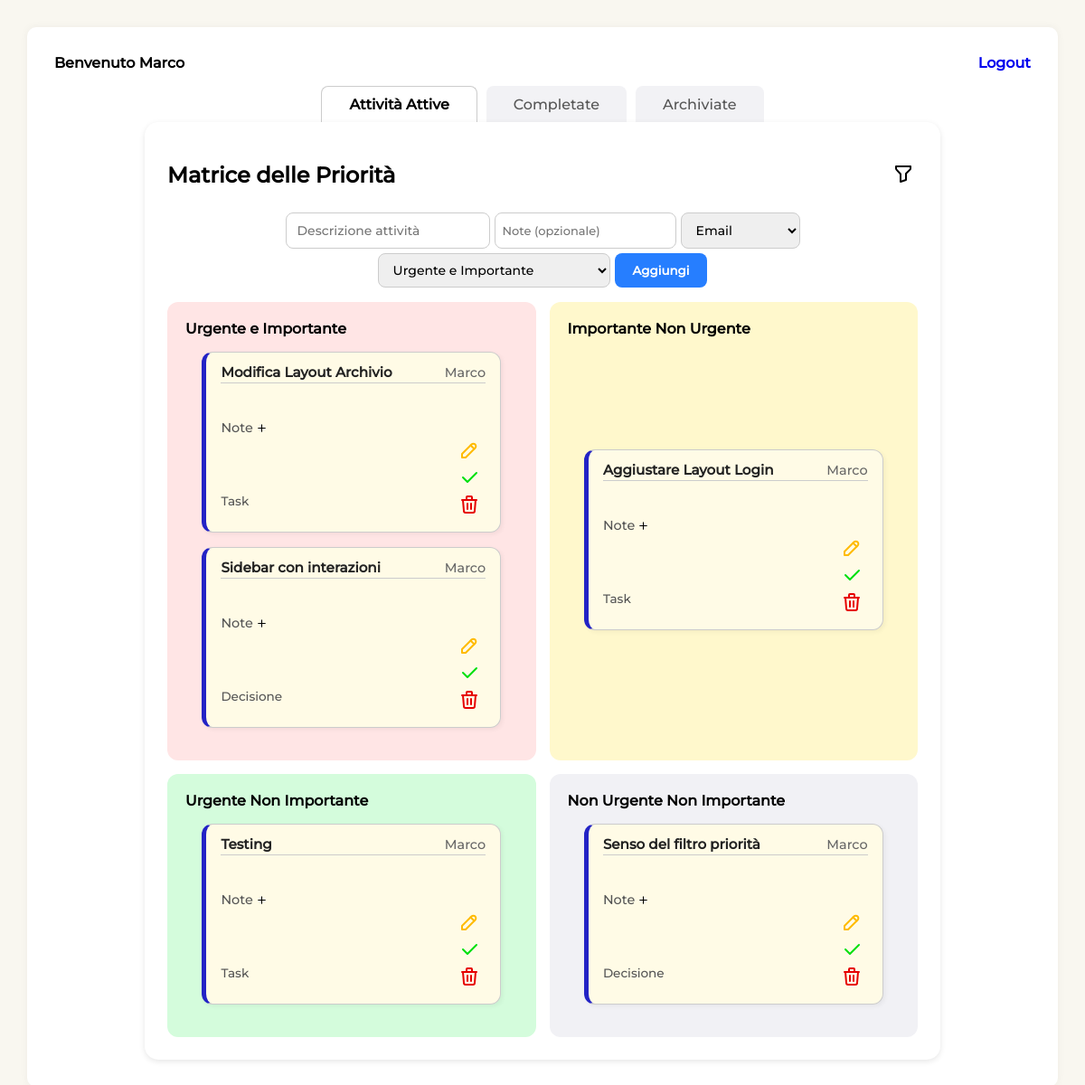
The app's page /home/ (signed in), older data.
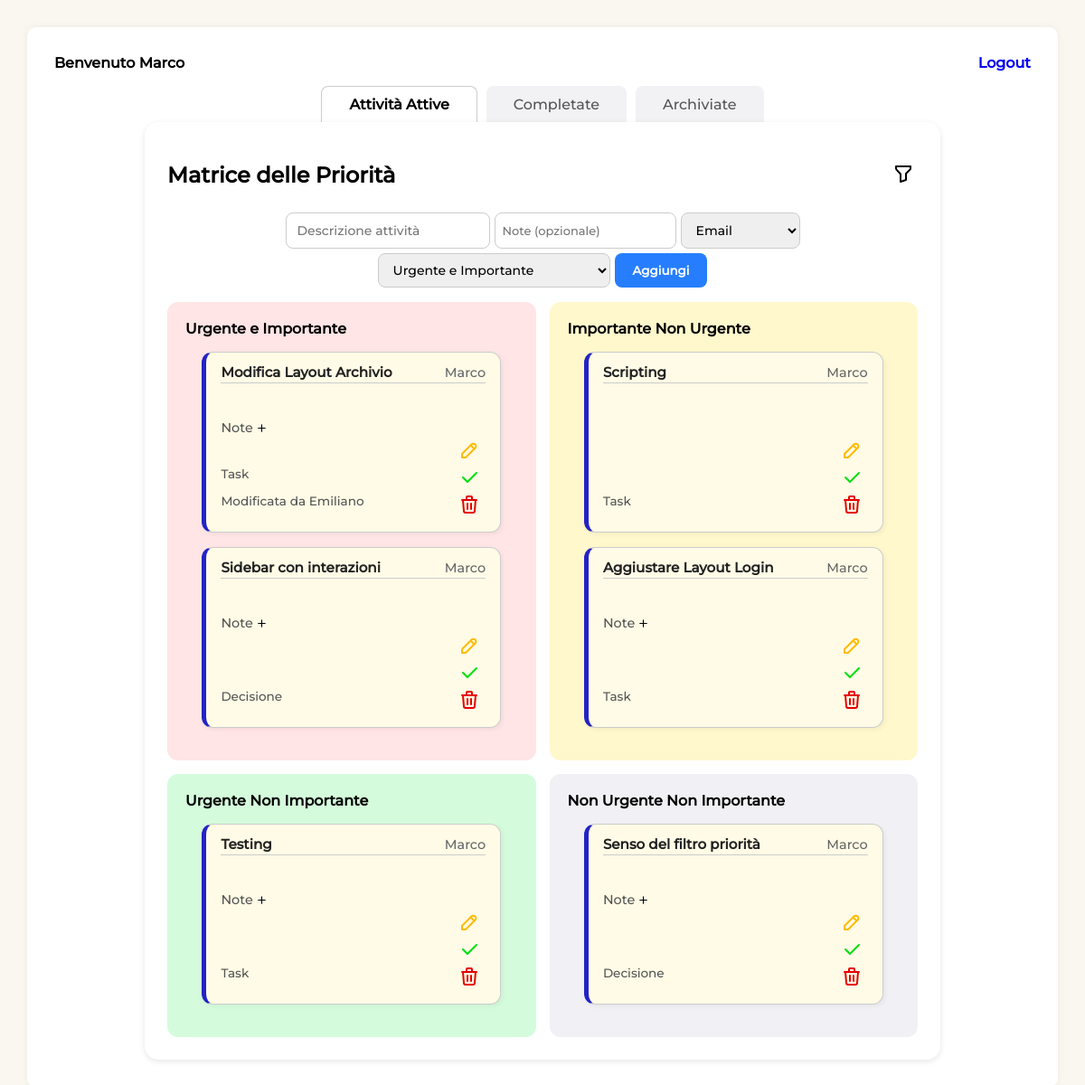
The same page, newer data.
### sbk_app/models.py (models this page shows, shortened)
class Task(models.Model):
    TIPO_CHOICES = [
        ('Email', 'Email'),
        ('Telefono', 'Telefono'),
        ('Documento', 'Documento'),
        ('Call', 'Call'),
        ('Task', 'Task'),
        ('Decisione', 'Decisione'),
    ]
    PRIORITA_CHOICES = [
        ('UI', 'Urgente e Importante'),
        ('IN', 'Importante Non Urgente'),
        ('UN', 'Urgente Non Importante'),
        ('NN', 'Non Urgente Non Importante'),
    ]
    descrizione = models.CharField(max_length=25)
    tipo = models.CharField(max_length=20, choices=TIPO_CHOICES)
    priorita = models.CharField(max_length=2, choices=PRIORITA_CHOICES)
    creatore = models.ForeignKey(User, on_delete=models.CASCADE)
    modificato_da = models.ForeignKey(User, on_delete=models.SET_NULL, null=True, blank=True, related_name='tasks_modifica')
    assegnato_a = models.ForeignKey(User, null=True, blank=True, on_delete=models.SET_NULL, related_name="task_assegnate")
    completata = models.BooleanField(default=False)
    archiviata = models.BooleanField(default=False)
    data_creazione = models.DateField(null=True, blank=True)
    data_completamento = models.DateField(null=True, blank=True)
    data_archiviazione = models.DateField(null=True, blank=True)
    note = models.TextField(blank=True, null=True)

### sbk_app/views.py (the view, shortened to what this page needs)
# urls.py: path('home/', include('sbk_app.urls')),
@login_required(login_url='/accounts/login/')
def home(request):
    user = request.user
    assegnato_user = None
    oggi = timezone.now().date()
    if user.is_superuser:
        tasks_ui = Task.objects.filter(priorita='UI', completata=False)
        tasks_in = Task.objects.filter(priorita='IN', completata=False)
        tasks_un = Task.objects.filter(priorita='UN', completata=False)
        tasks_nn = Task.objects.filter(priorita='NN', completata=False)
        completate = Task.objects.filter(completata=True, archiviata=False, data_completamento=oggi)
        storico_tasks = Task.objects.filter(completata=True, archiviata=True).order_by('-data_archiviazione')
        utenti = User.objects.all()
    else:
        filtro = Q(creatore=user) | Q(assegnato_a=user)
        tasks_ui = Task.objects.filter(filtro, priorita='UI', completata=False)
        tasks_in = Task.objects.filter(filtro, priorita='IN', completata=False)
        tasks_un = Task.objects.filter(filtro, priorita='UN', completata=False)
        tasks_nn = Task.objects.filter(filtro, priorita='NN', completata=False)
        completate = Task.objects.filter(filtro, completata=True, archiviata=False, data_completamento=oggi)
        storico_tasks = Task.objects.filter(filtro, completata=True, archiviata=True).order_by('-data_archiviazione')
        utenti = None
    context = {
        'tasks_ui': tasks_ui,
        'tasks_in': tasks_in,
        'tasks_un': tasks_un,
        'tasks_nn': tasks_nn,
        'completate': completate,
        'utenti': utenti,
        'storico_tasks': storico_tasks,
    }
    return render(request, "home.html", context)

### sbk_app/templates/home.html (shortened to what this page needs)
{% load static %}
<!DOCTYPE html>
<html lang="it">
<head>
  <link rel="stylesheet" href="{% static 'style.css' %}">
</head>
<body>
  <div class="container">
    {% if user.is_authenticated %}
    <div class="header" id="header" data-logged="{{user.username}}">
      <h3>Benvenuto {{ user.username }}</h3>
      <h3><a href="{% url 'logout' %}">Logout</a></h3>
    </div>
    {% endif %}
    <div class="tabs" id="tabs">
      <button class="tab active" type="button" data-tab="attive">Attività Attive</button>
      <button class="tab" type="button" data-tab="completate">Completate</button>
      <button class="tab" type="button" data-tab="storico">Archiviate</button>
    </div>
    <div class="card tab-content active" id="attive">
      <div class="task-filter-bar">
        <h2>Matrice delle Priorità </h2>
        <div class="dropdown">
          <button id="filterToggle" class="dropbtn" aria-haspopup="true" aria-expanded="false">
            <img src="{% static 'icone/filter.svg' %}" alt="Filtri" style="width: 24px; height: 24px;">
          </button>
        </div>
      </div>
      <form method="POST" class="input-group" id="input-group">
        <input maxlength="25" title="Max 25 caratteri" type="text" name="descrizione" id="descrizione"
          placeholder="Descrizione attività">
        <textarea name="note" id="note" placeholder="Note (opzionale)" rows="3"></textarea>
        <select name="tipo" id="tipo" title="Tipo di Task" required>
          <option value="Email">Email</option>
        </select>
        <select name="priorita" id="priorita" title="Priorità" required>
          <option value="UI">Urgente e Importante</option>
        </select>
        <button type="submit" class="add-button" id="form-button">Aggiungi</button>
      </form>
      <div class="priority-grid">
        <div class="priority urgent-important" data-priority-code="UI">
          <h3>Urgente e Importante</h3>
          <div class="task-list">
            {% for task in tasks_ui %}
            <div class="task-card" data-task-id={{task.id}} data-priorita="{{ task.priorita }}"
              data-creazione="{{ task.data_creazione|date:'d/m/Y' }}" data-user="{{task.creatore.username}}">
              <div class="task-header">
                <div class="task-title">{{ task.descrizione }}</div>
                <div class="task-creator">{{ task.creatore.username }}</div>
              </div>
              {% if task.note %}
              <div class="collapsible-note-container">
                <div class="note-header">
                  <h4 class="collapsible-note-trigger">Note</h4>
                </div>
              </div>
              {% endif %}
              <div class="task-details">
                <div class="task-type">
                  <div class="task-pie">
                    <p> {{ task.tipo }}</p>
                    {% if task.modificato_da and task.modificato_da.username != task.creatore.username %}
                    <p class="task-info">Modificata da {{ task.modificato_da.username }}</p>
                    {% endif %}
                  </div>
                </div>
                <div class="task-actions">
                  <button class="edit-task" data-task-id="{{ task.id }}" data-tipo="{{ task.tipo }}"
                    data-priorita="{{ task.priorita }}" title="Modifica"> <img
                      src="{% static 'icone/pencil.svg' %}" /></button>
                  <button class="complete-task" data-task-id="{{ task.id }}" title="Completa"> <img
                      src="{% static 'icone/check.svg' %}" /></button>
                  <button class="delete-task" data-task-id="{{ task.id }}" title="Elimina"> <img
                      src="{% static 'icone/trash.svg' %}" /></button>
                </div>
              </div>
            </div>
            {% endfor %}
          </div>
        </div>
        <div class="priority important-not-urgent" data-priority-code="IN">
          <h3>Importante Non Urgente</h3>
          <div class="task-list">
            {% for task in tasks_in %}
            <div class="task-card" data-task-id={{task.id}} data-priorita="{{ task.priorita }}"
              data-creazione="{{ task.data_creazione|date:'d/m/Y' }}" data-user="{{task.creatore.username}}">
              <div class="task-header">
                <div class="task-title">{{ task.descrizione }}</div>
                <div class="task-creator">{{ task.creatore.username }}</div>
              </div>
              {% if task.note %}
              <div class="collapsible-note-container">
                <div class="note-header">
                  <h4 class="collapsible-note-trigger">Note</h4>
                </div>
              </div>
              {% endif %}
              <div class="task-spacer"></div>
              <div class="task-details">
                <div class="task-type">
                  <div class="task-pie">
                    <p> {{ task.tipo }}</p>
                  </div>
                </div>
                <div class="task-actions">
                  <button class="edit-task" data-task-id="{{ task.id }}" data-tipo="{{ task.tipo }}"
                    data-priorita="{{ task.priorita }}" title="Modifica"> <img
                      src="{% static 'icone/pencil.svg' %}" /></button>
                  <button class="complete-task" data-task-id="{{ task.id }}" title="Completa"> <img
                      src="{% static 'icone/check.svg' %}" /></button>
                  <button class="delete-task" data-task-id="{{ task.id }}" title="Elimina"> <img
                      src="{% static 'icone/trash.svg' %}" /></button>
                </div>
              </div>
            </div>
            {% endfor %}
          </div>
        </div>
        <div class="priority urgent-not-important" data-priority-code="UN">
          <h3>Urgente Non Importante</h3>
          <div class="task-list">
            {% for task in tasks_un %}
            <div class="task-card" data-task-id={{task.id}} data-priorita="{{ task.priorita }}"
              data-creazione="{{ task.data_creazione|date:'d/m/Y' }}" data-user="{{task.creatore.username}}">
              <div class="task-header">
                <div class="task-title">{{ task.descrizione }}</div>
                <div class="task-creator">{{ task.creatore.username }}</div>
              </div>
              {% if task.note %}
              <div class="collapsible-note-container">
                <div class="note-header">
                  <h4 class="collapsible-note-trigger">Note</h4>
                </div>
              </div>
              {% endif %}
              <div class="task-details">
                <div class="task-type">
                  <div class="task-pie">
                    <p> {{ task.tipo }}</p>
                  </div>
                </div>
                <div class="task-actions">
                  <button class="edit-task" data-task-id="{{ task.id }}" data-tipo="{{ task.tipo }}"
                    data-priorita="{{ task.priorita }}" title="Modifica"> <img
                      src="{% static 'icone/pencil.svg' %}" /></button>
                  <button class="complete-task" data-task-id="{{ task.id }}" title="Completa"> <img
                      src="{% static 'icone/check.svg' %}" /></button>
                  <button class="delete-task" data-task-id="{{ task.id }}" title="Elimina"> <img
                      src="{% static 'icone/trash.svg' %}" /></button>
                </div>
              </div>
            </div>
            {% endfor %}
          </div>
        </div>
        <div class="priority not-urgent-not-important" data-priority-code="NN">
          <h3>Non Urgente Non Importante</h3>
          <div class="task-list">
            {% for task in tasks_nn %}
            <div class="task-card" data-task-id={{task.id}} data-priorita="{{ task.priorita }}"
              data-creazione="{{ task.data_creazione|date:'d/m/Y' }}" data-user="{{task.creatore.username}}">
              <div class="task-header">
                <div class="task-title">{{ task.descrizione }}</div>
                <div class="task-creator">{{ task.creatore.username }}</div>
              </div>
              {% if task.note %}
              <div class="collapsible-note-container">
                <div class="note-header">
                  <h4 class="collapsible-note-trigger">Note</h4>
                </div>
              </div>
              {% endif %}
              <div class="task-details">
                <div class="task-type">
                  <div class="task-pie">
                    <p> {{ task.tipo }}</p>
                  </div>
                </div>
                <div class="task-actions">
                  <button class="edit-task" data-task-id="{{ task.id }}" data-tipo="{{ task.tipo }}"
                    data-priorita="{{ task.priorita }}" title="Modifica"> <img
                      src="{% static 'icone/pencil.svg' %}" /></button>
                  <button class="complete-task" data-task-id="{{ task.id }}" title="Completa"> <img
                      src="{% static 'icone/check.svg' %}" /></button>
                  <button class="delete-task" data-task-id="{{ task.id }}" title="Elimina"> <img
                      src="{% static 'icone/trash.svg' %}" /></button>
                </div>
              </div>
            </div>
            {% endfor %}
          </div>
        </div>
      </div>
    </div>
</body>
</html>

Row changes from the older to the newer data that the page shows:
changed Task "Modifica Layout Archivio": modificato_da_id empty → 13 (drawn); modificato_da.username (not shown) → "Emiliano"
now on this page (row edited): Task: descrizione "Scripting", creatore.username "Marco", tipo "Task", shown under "Importante Non Urgente"
